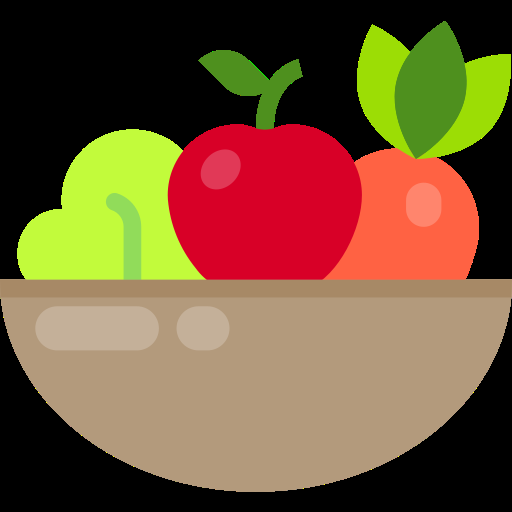
#> input picture fruits.png, 512 x 512 px
$ python -i utils.py   (imports and definitions only)
#> lines starting #> are read from the running program, lines starting #| are printed output that depends on the picture; after the words box and inside, x2 and y2 are one past the last pixel; in counts of white or black regions, pixels touching at a corner belong together
#####################################################################
import matplotlib.image as mpimg
import matplotlib.pyplot as plt
import numpy as np
import copy
from skimage.color import rgb2gray
from skimage.measure import label, regionprops, regionprops_table
import skimage.feature
import math
from sklearn.metrics import plot_confusion_matrix
from sklearn.neighbors import NearestCentroid
from sklearn.neighbors import NeighborhoodComponentsAnalysis
from sklearn.neighbors import KNeighborsClassifier
from sklearn.datasets import load_iris
from sklearn.model_selection import train_test_split
from tempfile import TemporaryFile
import os
#####################################################################
objets=['Apple','Banana','Grape','Orange']
#1 Apple
#2 Banana
#3 Grape
#4 Orange

pas = 64 # pas de quantification
thresh = 0.98# seuil

#####################################################################
#	quantification retoune une image quantifiée sur 'pas' couelurs	#
#####################################################################
# Pour une seule image
def quantification(image):
	mask = rgb2gray(image) < thresh
	maskedImg = np.zeros_like(image)
	for i in range(3):
		maskedImg[:,:,i] = image[:,:,i] * mask

	return np.uint8(np.floor(maskedImg/float(pas))*pas)

# Pour toutes les images
# [28 lines left out: function quantificationLearnTest, not called in this run]

#####################################################################
#	couelurPrincipal retoune la liste de la couleur dominante de	#
# 	chaque image sous forme de triplet (tuple)						#
#####################################################################
# Pour une seule image
def couleurPrincipale(image):
	dictHist = {}
	(m,n,p) = image.shape
	for i in range(m):
		for j in range(n):
			couleur = tuple(image[i,j,:])
			if couleur == (0,0,0):
				continue
			if couleur not in dictHist:
				dictHist[couleur] = 0
			else:
				dictHist[couleur] += 1
	return max(dictHist, key = dictHist.get)

# Pour toutes les images
# [43 lines left out: function couleurPrincipaleLearnTest, not called in this run]

#####################################################################
#	LBP retoune la moyenne et la variance de l'image LBP de l'image	#
#	en entrée														#
#####################################################################
# Pour une seule image
def LBP(image,radius,n_points):
	lbp = skimage.feature.local_binary_pattern(rgb2gray(
	image),n_points,radius,'uniform')
	return lbp.mean(),lbp.std()

# Pour un dico d'image
# [24 lines left out: function LBPs, not called in this run]

# Pour toutes les images
def LBPLearnTest(imagesLearnQuantifier,imagesTestQuantifier,radius,n_points):
	return  LBPs(imagesLearnQuantifier,radius,n_points),
	LBPs(imagesTestQuantifier,radius,n_points)
#####################################################################
# extracteForm calcule le rapport longueur/hauteur des objets
# de l'image
#####################################################################
def extractForm(image):
	mask = rgb2gray(image) < thresh
	label_img = label(mask)

	m,n = label_img.shape
	d = float(max(m,n))

	regions = regionprops(label_img)

	distanceX =[];
	distanceY =[];

	for props in regions:
		y0, x0 = props.centroid
		orientation = props.orientation
		x1 = x0 + math.cos(orientation) * 0.5 * props.minor_axis_length
		y1 = y0 - math.sin(orientation) * 0.5 * props.minor_axis_length
		x2 = x0 - math.sin(orientation) * 0.5 * props.major_axis_length
		y2 = y0 - math.cos(orientation) * 0.5 * props.major_axis_length
		distanceX.append(abs(x1-x2))
		distanceY.append(abs(y1-y2))

	rapport = np.amax(distanceX)/np.amax(distanceY)
	if rapport <= d:
		return np.amax(distanceX)/np.amax(distanceY)/d
	else:
		return 1
	# pour un dico d'images
# [13 lines left out: function extractForms, not called in this run]

# pour toutes les images
def formsLearnTest(imagesLearn,imagesTest):
	return  forms(imagesLearn), forms(imagesTest)

#####################################################################
# extractFeatures calcule tous les descripteur pour
# une image donnée
#####################################################################
def extractFeatures(image):
    #ici nous allons faire appelle à tous les fonction (LBP...)
	image1 = quantification(image)
	(r,g,b) = couleurPrincipale(image1)
	(meanLBP,stdLBP) = LBP(image,1,8)
	rapportLl = extractForm(image)

	return [r,g,b,meanLBP,stdLBP,rapportLl]

# [120 lines left out: functions extractFeaturesLearnTest, KPPV, KPPVNCA, predict, not called in this run]

#####################################################################

>>> import cv2
>>> picture = cv2.cvtColor(cv2.imread('fruits.png'), cv2.COLOR_BGR2RGB)
>>> result = extractFeatures(picture)
#> in quantification, `mask = rgb2gray(image) < thresh`: mask: shape (512, 512) bool; every value is 1
#> in quantification, `return np.uint8(np.floor(maskedImg/float(pas))*pas)`:
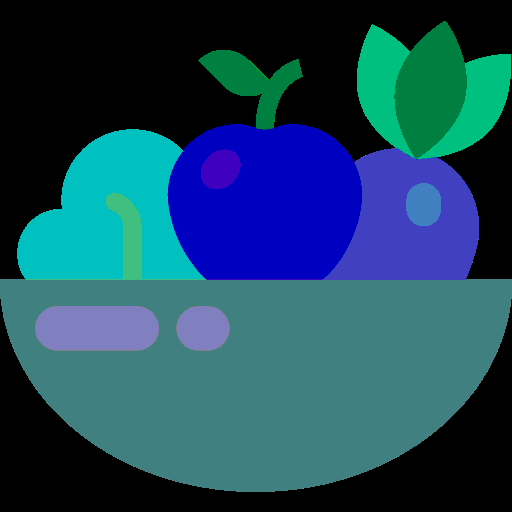
#> returned value: shape (512, 512, 3); mean of channels 0, 1, 2 93.1, 70.6, 27; drawn as B, G, R
#> after the loop in couleurPrincipale, `for i in range(m):`: dictHist = 18 items
#> in extractFeatures, `(r,g,b) = couleurPrincipale(image1)`: r = 128; b = 64
#> in LBP, `lbp = skimage.feature.local_binary_pattern(rgb2gray( image),n_points,r..`:
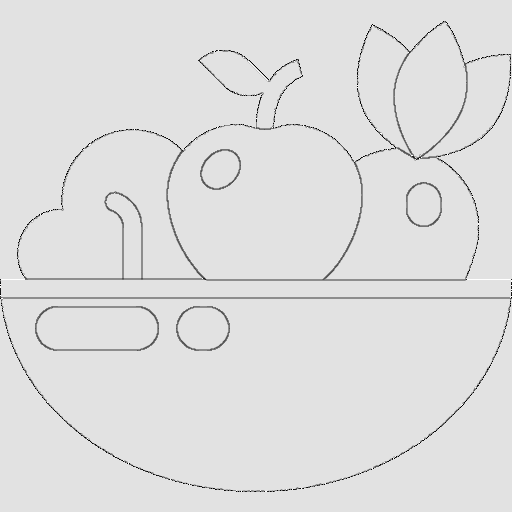
#> lbp: shape (512, 512) float64; min 0, max 9, mean 7.88; drawn with min black and max white
#> in extractFeatures, `(meanLBP,stdLBP) = LBP(image,1,8)`: meanLBP = 7.88; stdLBP = 0.73
#> in extractForm, `label_img = label(mask)`: label_img: shape (512, 512) int32; every value is 1
#> in extractForm, `regions = regionprops(label_img)`: regions = 1 regions; box (x1, y1, x2, y2) and area: (0, 0, 512, 512) 262144
#> the loop in extractForm, `for props in regions:` made 1 pass
#> (y0, x0, orientation, x1, y1, x2, y2) on pass 1: (255.5, 255.5, -0.785, 464.5, 464.5, 464.5, 46.48)
#> after the loop in extractForm, `for props in regions:`: distanceX = [5.68e-14]; distanceY = [418]
#> in extractForm, `rapport = np.amax(distanceX)/np.amax(distanceY)`: rapport = 1.36e-16
#> in extractFeatures, `rapportLl = extractForm(image)`: rapportLl = 2.66e-19
#> result = [128, 128, 64, 7.88, 0.73, 2.66e-19]
